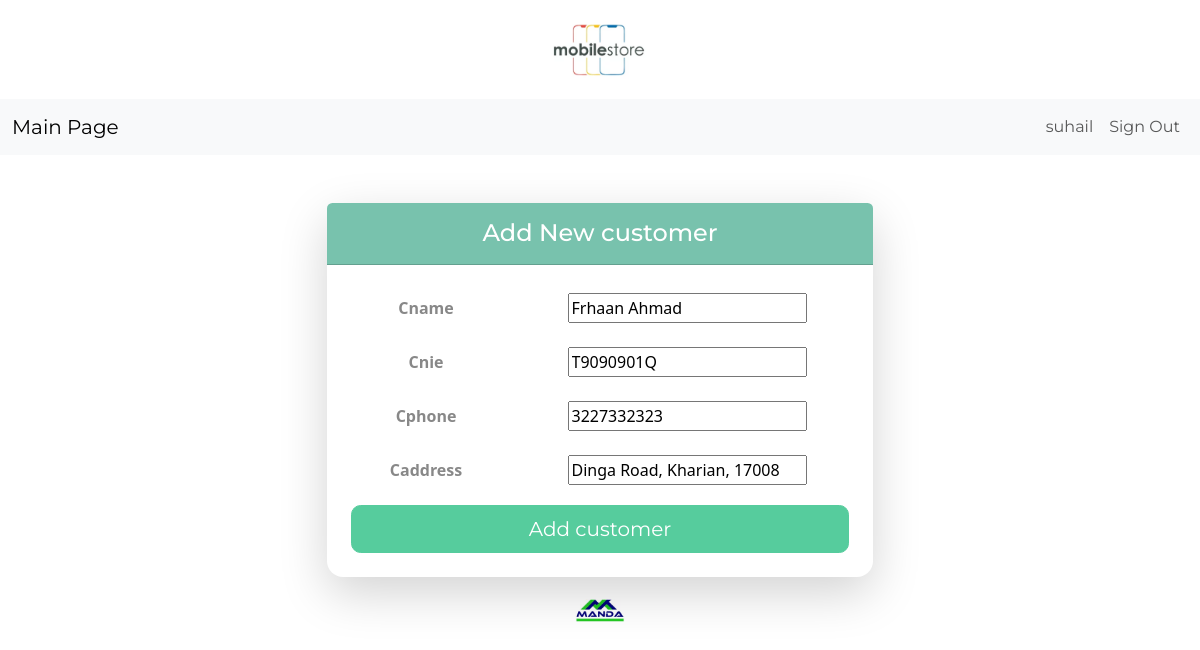
/cust-edit/4/ (signed in), run on the app's committed database.
### inventory/models.py (models this page shows, shortened)
class CustomerData(models.Model):
	cname = models.CharField(max_length=50)
	cnie = models.CharField(max_length=20)
	cphone = models.IntegerField()
	caddress = models.CharField (max_length=50)
	datec = models.DateTimeField(auto_now_add=True)
	user = models.ForeignKey(User, on_delete=models.CASCADE)

### inventory/views.py (the view)
# urls.py: path('cust-edit/<int:pk>/', EditItemCust.as_view(), name='cust-edit'),
class EditItemCust(LoginRequiredMixin, UpdateView):
	model = CustomerData
	form_class = CustomerDataForm
	template_name = 'inventory/customeradd.html'
	success_url = reverse_lazy('dashboard2')

### inventory/forms.py
class CustomerDataForm(forms.ModelForm):
  	class Meta:
  		model = CustomerData
  		fields = ['cname','cnie','cphone', 'caddress']

### inventory/templates/inventory/customeradd.html (shortened to what this page needs)
{% extends 'inventory/base.html' %}
{% load crispy_forms_tags %}
{% block content %}
    <div class="container mt-5">
        <div class="row justify-content-center">
            <div class="col-md-6">
                <div class="card shadow-lg rounded-4 border-0">
                    <div class="card-header bg-primary text-white text-center py-3">
                        <h4 class="mb-0">Add New customer</h4>
                    </div>
                    <div class="card-body p-4">
                        <form method="POST" class="needs-validation" novalidate>
                            {% for field in form %}
                                <div class="mb-3 row align-items-center">
                                    <label for="{{ field.id_for_label }}" class="col-sm-4 col-form-label fw-bold">{{ field.label }}</label>
                                    <div class="col-sm-8">
                                        {{ field }}
                                    </div>
                                </div>
                            {% endfor %}
                            <div class="d-grid gap-2">
                                <button type="submit" class="btn btn-success btn-lg">Add customer</button>
                            </div>
                        </form>
                    </div>
                </div>
            </div>
        </div>
    </div>
{% endblock content %}

### inventory/templates/inventory/navigation.html (shortened to what this page needs)
<nav class="navbar navbar-expand-lg bg-light">
	<div class="container-fluid">
		<a class="navbar-brand" href="{% url 'index' %}">Main Page</a>
		<div class="collapse navbar-collapse justify-content-end" id="navbarNav">
			<ul class="navbar-nav">
				{% if user.is_authenticated %}
					<li class="nav-item">
						<a class="nav-link" href="#">{{ user.username }}</a>
					</li>
					<li class="nav-item">
						<a class="nav-link" href="{% url 'logout' %}">Sign Out</a>
					</li>
				{% endif %}
			</ul>
		</div>
	</div>
</nav>

### data on the page
CustomerData: form "Frhaan Ahmad" "T9090901Q" "3227332323" "Dinga Road, Kharian, 17008"

### other printed values
{{ user.username }} "suhail"
{{ field.label }} "Cname" "Cnie" "Cphone" "Caddress"
